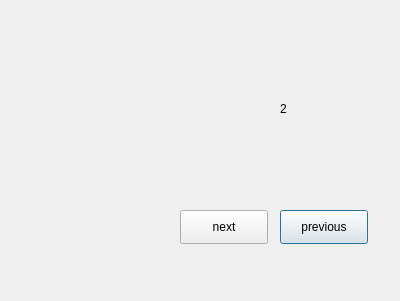
<?xml version="1.0" encoding="UTF-8"?>
<ui version="4.0">
 <class>Dialog</class>
 <widget class="QDialog" name="Dialog">
  <property name="geometry">
   <rect>
    <x>0</x>
    <y>0</y>
    <width>400</width>
    <height>301</height>
   </rect>
  </property>
  <property name="windowTitle">
   <string>Dialog</string>
  </property>
  <widget class="QLabel" name="label">
   <property name="geometry">
    <rect>
     <x>280</x>
     <y>100</y>
     <width>58</width>
     <height>18</height>
    </rect>
   </property>
   <property name="text">
    <string>2</string>
   </property>
  </widget>
  <widget class="QPushButton" name="pushButton2">
   <property name="geometry">
    <rect>
     <x>280</x>
     <y>210</y>
     <width>88</width>
     <height>34</height>
    </rect>
   </property>
   <property name="text">
    <string>previous</string>
   </property>
  </widget>
  <widget class="QStackedWidget" name="stackedWidget1">
   <property name="geometry">
    <rect>
     <x>20</x>
     <y>20</y>
     <width>120</width>
     <height>80</height>
    </rect>
   </property>
   <property name="currentIndex">
    <number>1</number>
   </property>
   <widget class="QWidget" name="page"/>
   <widget class="QWidget" name="page_2"/>
  </widget>
  <widget class="QPushButton" name="pushButton1">
   <property name="geometry">
    <rect>
     <x>180</x>
     <y>210</y>
     <width>88</width>
     <height>34</height>
    </rect>
   </property>
   <property name="text">
    <string>next</string>
   </property>
  </widget>
 </widget>
 <resources/>
 <connections/>
</ui>
